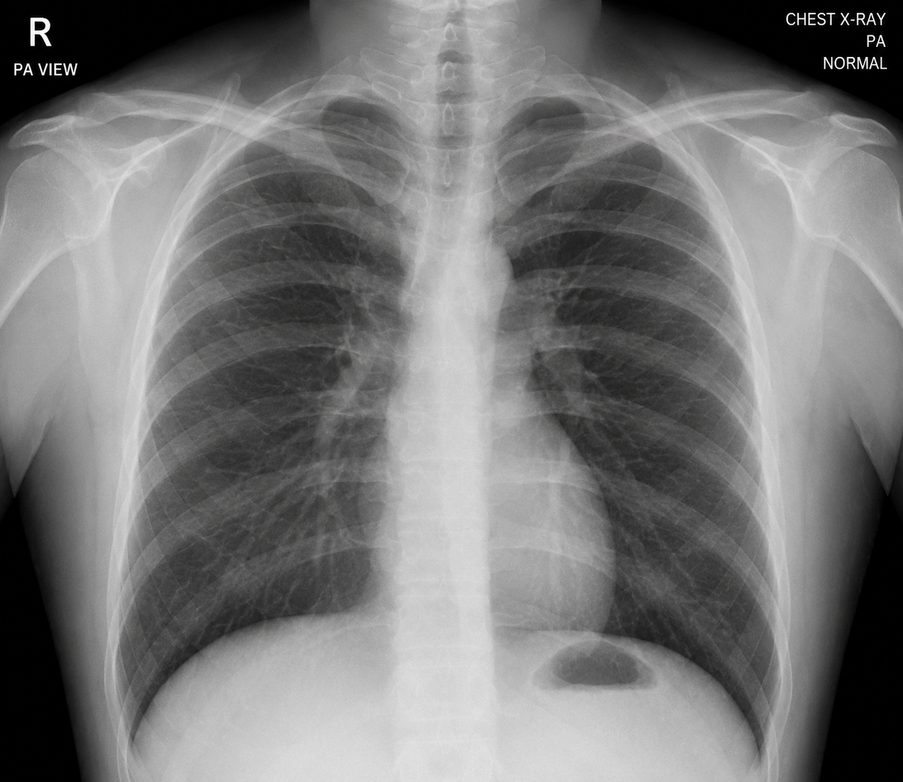
#> input picture Day_4_Medical_AI/images/sample.png, 903 x 782 px, shrunk from 1348 x 1167 before the run, found by its file name
$ python 08_canny_edges.py
#> lines starting #> are read from the running program, lines starting #| are printed output that depends on the picture
import cv2

image = cv2.imread("Day_4_Medical_AI/images/sample.png")
#> image is the input picture: shape (782, 903, 3); mean B, G, R 118.1, 118.1, 118.4

gray_image = cv2.cvtColor(image, cv2.COLOR_BGR2GRAY)

blurred_image = cv2.GaussianBlur(gray_image, (5, 5), 0)

edges = cv2.Canny(blurred_image, 50, 150)
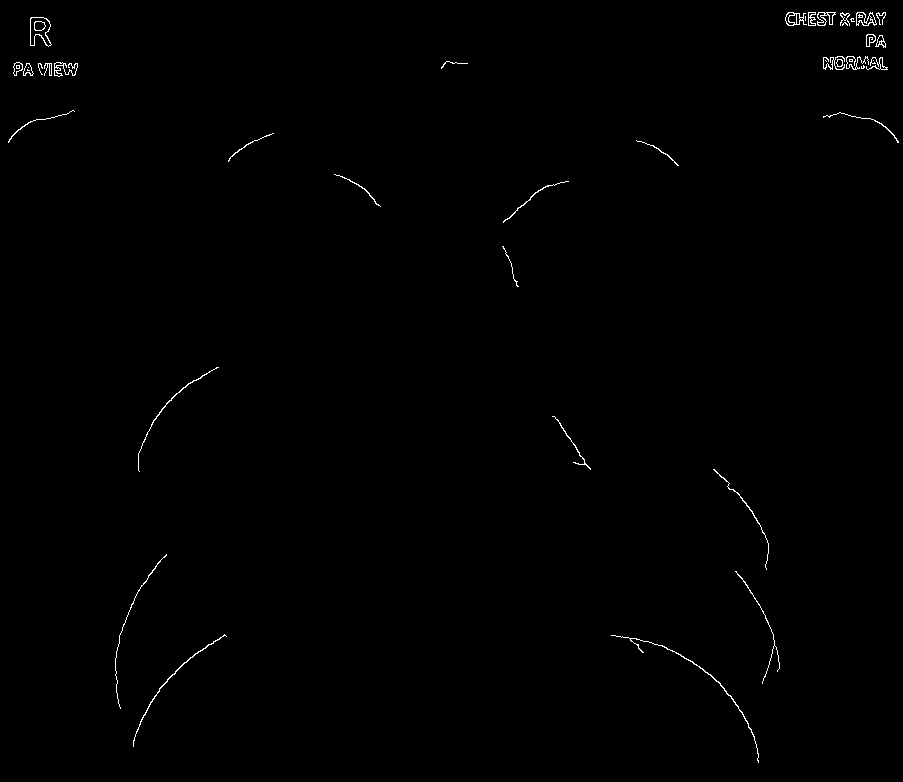
#> edges: shape (782, 903); 0.46% white in thin lines or dots

cv2.imshow("Original X-Ray", image)
cv2.imshow("Canny Edges", edges)

cv2.waitKey(0)
cv2.destroyAllWindows()
